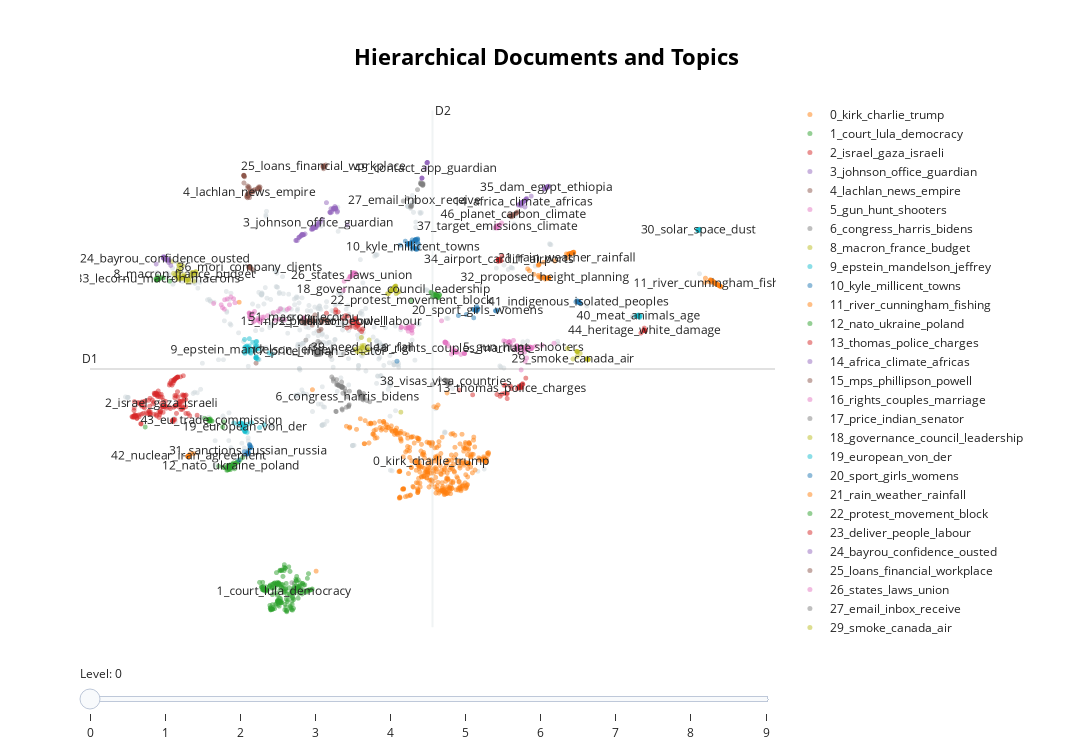

Notebook code for this chart:
### Code cell
topic_model.visualize_hierarchical_documents(docs=per_para_data['paragraphs'],
                                             hierarchical_topics=hierarchy)
